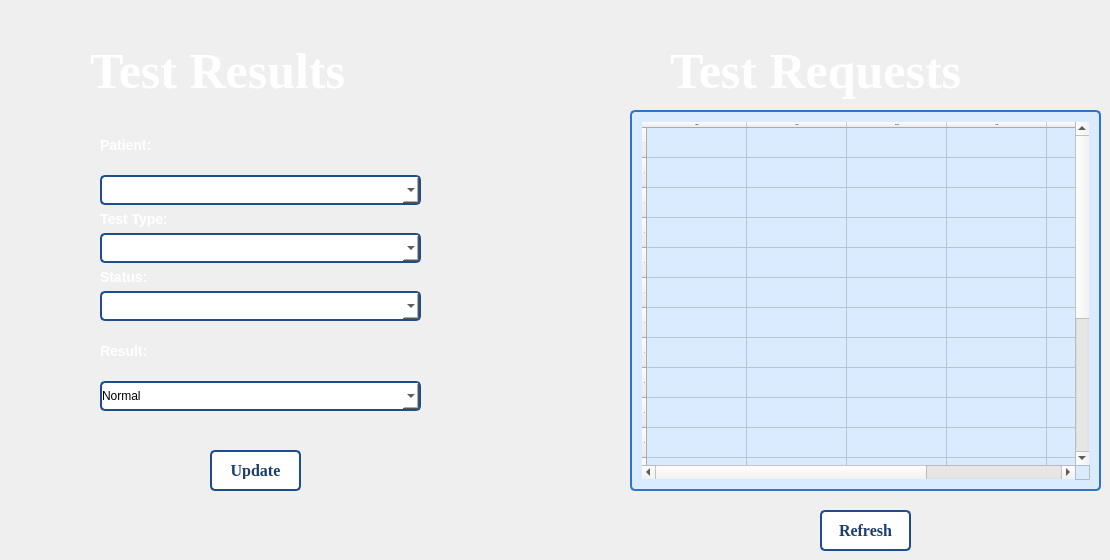
   <widget class="QWidget" name="tab_13">
    <attribute name="title">
     <string>Test Results</string>
    </attribute>
    <widget class="QTableWidget" name="tableWidget_9">
     <property name="geometry">
      <rect>
       <x>630</x>
       <y>110</y>
       <width>471</width>
       <height>381</height>
      </rect>
     </property>
     <property name="font">
      <font>
       <family>Times New Roman</family>
       <pointsize>-1</pointsize>
       <bold>true</bold>
      </font>
     </property>
     <property name="styleSheet">
      <string notr="true">QTableWidget
{
background-color: rgb(219, 235, 255); 
font-color: rgb(21, 50, 88); 
border: 2px solid rgb(48, 115, 203);
border-radius: 5px; 
padding: 10px 10px; 
font-size: 16px;
font-weight: bold;
cursor: pointer; 
}
QTableWidget:pressed 
{
background-color: rgb(45, 108, 190); 
font-color: rgb(255, 255, 255);
box-shadow: 2px 4px rgb(7, 17, 30); 
}
</string>
     </property>
     <row>
      <property name="text">
       <string>1</string>
      </property>
     </row>
     <row>
      <property name="text">
       <string>2</string>
      </property>
     </row>
     <row>
      <property name="text">
       <string>3</string>
      </property>
     </row>
     <row>
      <property name="text">
       <string>4</string>
      </property>
     </row>
     <row>
      <property name="text">
       <string>5</string>
      </property>
     </row>
     <row>
      <property name="text">
       <string>7</string>
      </property>
     </row>
     <row>
      <property name="text">
       <string>8</string>
      </property>
     </row>
     <row>
      <property name="text">
       <string>9</string>
      </property>
     </row>
     <row>
      <property name="text">
       <string>10</string>
      </property>
     </row>
     <row>
      <property name="text">
       <string>11</string>
      </property>
     </row>
     <row>
      <property name="text">
       <string>12</string>
      </property>
     </row>
     <row>
      <property name="text">
       <string>13</string>
      </property>
     </row>
     <row>
      <property name="text">
       <string>14</string>
      </property>
     </row>
     <row>
      <property name="text">
       <string>15</string>
      </property>
     </row>
     <row>
      <property name="text">
       <string>16</string>
      </property>
     </row>
     <row>
      <property name="text">
       <string>17</string>
      </property>
     </row>
     <row>
      <property name="text">
       <string>18</string>
      </property>
     </row>
     <row>
      <property name="text">
       <string>19</string>
      </property>
     </row>
     <row>
      <property name="text">
       <string>20</string>
      </property>
     </row>
     <column>
      <property name="text">
       <string>Patient</string>
      </property>
     </column>
     <column>
      <property name="text">
       <string>Doctor</string>
      </property>
     </column>
     <column>
      <property name="text">
       <string>Test type</string>
      </property>
     </column>
     <column>
      <property name="text">
       <string>Status</string>
      </property>
     </column>
     <column>
      <property name="text">
       <string>Request Date</string>
      </property>
     </column>
     <column>
      <property name="text">
       <string>Result</string>
      </property>
     </column>
    </widget>
    <widget class="QWidget" name="layoutWidget_12">
     <property name="geometry">
      <rect>
       <x>100</x>
       <y>120</y>
       <width>321</width>
       <height>291</height>
      </rect>
     </property>
     <layout class="QGridLayout" name="gridLayout_51">
      <item row="0" column="0">
       <layout class="QGridLayout" name="gridLayout_52">
        <item row="1" column="0">
         <widget class="QComboBox" name="comboBox">
          <property name="styleSheet">
           <string notr="true">QComboBox {
    background-color: rgb(255, 255, 255); 
    border: 2px solid rgb(29, 78, 139); 
    border-radius: 5px; 
    padding: 5 px; 
    font-size: 14 px; 
    color: rgb(0, 0, 0); 
}

QComboBox:hover {
    background-color:rgb(219, 235, 255); 
}

</string>
          </property>
         </widget>
        </item>
        <item row="0" column="0">
         <widget class="QLabel" name="label_46">
          <property name="styleSheet">
           <string notr="true">QLabel {
color: rgb(255, 255, 255);
font-size: 14px; 
font-weight: bold;
}

QLabel {
text-shadow: 2px rgb(12, 29, 52); 
}</string>
          </property>
          <property name="text">
           <string>Patient:</string>
          </property>
         </widget>
        </item>
       </layout>
      </item>
      <item row="3" column="0">
       <layout class="QGridLayout" name="gridLayout_53">
        <item row="0" column="0">
         <widget class="QLabel" name="label_47">
          <property name="styleSheet">
           <string notr="true">QLabel {
color: rgb(255, 255, 255);
font-size: 14px; 
font-weight: bold;
}

QLabel {
text-shadow: 2px rgb(12, 29, 52); 
}</string>
          </property>
          <property name="text">
           <string>Result:</string>
          </property>
         </widget>
        </item>
        <item row="1" column="0">
         <widget class="QComboBox" name="comboBox_3">
          <property name="styleSheet">
           <string notr="true">QComboBox {
    background-color: rgb(255, 255, 255); 
    border: 2px solid rgb(29, 78, 139); 
    border-radius: 5px; 
    padding: 5 px; 
    font-size: 14 px; 
    color: rgb(0, 0, 0); 
}

QComboBox:hover {
    background-color:rgb(219, 235, 255); 
}

</string>
          </property>
          <item>
           <property name="text">
            <string>Normal</string>
           </property>
          </item>
          <item>
           <property name="text">
            <string>Abnormal</string>
           </property>
          </item>
         </widget>
        </item>
       </layout>
      </item>
      <item row="2" column="0">
       <layout class="QGridLayout" name="gridLayout_56">
        <item row="1" column="0">
         <widget class="QComboBox" name="comboBox_2">
          <property name="styleSheet">
           <string notr="true">QComboBox {
    background-color: rgb(255, 255, 255); 
    border: 2px solid rgb(29, 78, 139); 
    border-radius: 5px; 
    padding: 5 px; 
    font-size: 14 px; 
    color: rgb(0, 0, 0); 
}

QComboBox:hover {
    background-color:rgb(219, 235, 255); 
}

</string>
          </property>
         </widget>
        </item>
        <item row="2" column="0">
         <widget class="QLabel" name="label_53">
          <property name="styleSheet">
           <string notr="true">QLabel {
color: rgb(255, 255, 255);
font-size: 14px; 
font-weight: bold;
}

QLabel {
text-shadow: 2px rgb(12, 29, 52); 
}</string>
          </property>
          <property name="text">
           <string>Status:</string>
          </property>
         </widget>
        </item>
        <item row="0" column="0">
         <widget class="QLabel" name="label_50">
          <property name="styleSheet">
           <string notr="true">QLabel {
color: rgb(255, 255, 255);
font-size: 14px; 
font-weight: bold;
}

QLabel {
text-shadow: 2px rgb(12, 29, 52); 
}</string>
          </property>
          <property name="text">
           <string>Test Type:</string>
          </property>
         </widget>
        </item>
        <item row="3" column="0">
         <widget class="QComboBox" name="comboBox_4">
          <property name="styleSheet">
           <string notr="true">QComboBox {
    background-color: rgb(255, 255, 255); 
    border: 2px solid rgb(29, 78, 139); 
    border-radius: 5px; 
    padding: 5 px; 
    font-size: 14 px; 
    color: rgb(0, 0, 0); 
}

QComboBox:hover {
    background-color:rgb(219, 235, 255); 
}

</string>
          </property>
          <item>
           <property name="text">
            <string/>
           </property>
          </item>
          <item>
           <property name="text">
            <string>Pending</string>
           </property>
          </item>
          <item>
           <property name="text">
            <string>Received</string>
           </property>
          </item>
          <item>
           <property name="text">
            <string>Aborted</string>
           </property>
          </item>
         </widget>
        </item>
       </layout>
      </item>
     </layout>
    </widget>
    <widget class="QPushButton" name="pushButton_10">
     <property name="geometry">
      <rect>
       <x>210</x>
       <y>450</y>
       <width>91</width>
       <height>41</height>
      </rect>
     </property>
     <property name="font">
      <font>
       <family>Times New Roman</family>
       <pointsize>-1</pointsize>
       <bold>true</bold>
      </font>
     </property>
     <property name="styleSheet">
      <string notr="true">QPushButton 
{
background-color: rgb(255, 255, 255); 
color: rgb(26, 63, 111); 
border: 2px solid rgb(29, 78, 139);
border-radius: 5px; 
padding: 10px 10px; 
font-size: 16px;
font-weight: bold;
cursor: pointer; 
transition: background-color 0.3s ease, box-shadow 0.3s ease;
}
QPushButton:hover 
{
background-color: rgb(219, 235, 255); 
box-shadow: 0 4px 8px rgba(0, 0, 0, 0.1); 
}
QPushButton:pressed 
{
background-color: rgb(45, 108, 190); 
color: rgb(255, 255, 255);
box-shadow: 0 2px 4px rgba(0, 0, 0, 0.1); 
}
</string>
     </property>
     <property name="text">
      <string>Update</string>
     </property>
    </widget>
    <widget class="QLabel" name="label_24">
     <property name="geometry">
      <rect>
       <x>90</x>
       <y>40</y>
       <width>331</width>
       <height>61</height>
      </rect>
     </property>
     <property name="font">
      <font>
       <family>Georgia</family>
       <pointsize>-1</pointsize>
       <bold>true</bold>
      </font>
     </property>
     <property name="styleSheet">
      <string notr="true">QLabel {
color: rgb(255, 255, 255);
font-size: 50px; 
font-weight: bold;
}

QLabel {
text-shadow: 2px rgb(12, 29, 52); 
}
</string>
     </property>
     <property name="text">
      <string>Test Results</string>
     </property>
    </widget>
    <widget class="QLabel" name="label_49">
     <property name="geometry">
      <rect>
       <x>670</x>
       <y>40</y>
       <width>381</width>
       <height>61</height>
      </rect>
     </property>
     <property name="font">
      <font>
       <family>Georgia</family>
       <pointsize>-1</pointsize>
       <bold>true</bold>
      </font>
     </property>
     <property name="styleSheet">
      <string notr="true">QLabel {
color: rgb(255, 255, 255);
font-size: 50px; 
font-weight: bold;
}

QLabel {
text-shadow: 2px rgb(12, 29, 52); 
}
</string>
     </property>
     <property name="text">
      <string>Test Requests</string>
     </property>
    </widget>
    <widget class="QPushButton" name="pushButton_3">
     <property name="geometry">
      <rect>
       <x>820</x>
       <y>510</y>
       <width>91</width>
       <height>41</height>
      </rect>
     </property>
     <property name="font">
      <font>
       <family>Times New Roman</family>
       <pointsize>-1</pointsize>
       <bold>true</bold>
      </font>
     </property>
     <property name="styleSheet">
      <string notr="true">QPushButton 
{
background-color: rgb(255, 255, 255); 
color: rgb(26, 63, 111); 
border: 2px solid rgb(29, 78, 139);
border-radius: 5px; 
padding: 10px 10px; 
font-size: 16px;
font-weight: bold;
cursor: pointer; 
transition: background-color 0.3s ease, box-shadow 0.3s ease;
}
QPushButton:hover 
{
background-color: rgb(219, 235, 255); 
box-shadow: 0 4px 8px rgba(0, 0, 0, 0.1); 
}
QPushButton:pressed 
{
background-color: rgb(45, 108, 190); 
color: rgb(255, 255, 255);
box-shadow: 0 2px 4px rgba(0, 0, 0, 0.1); 
}
</string>
     </property>
     <property name="text">
      <string>Refresh</string>
     </property>
    </widget>
   </widget>
